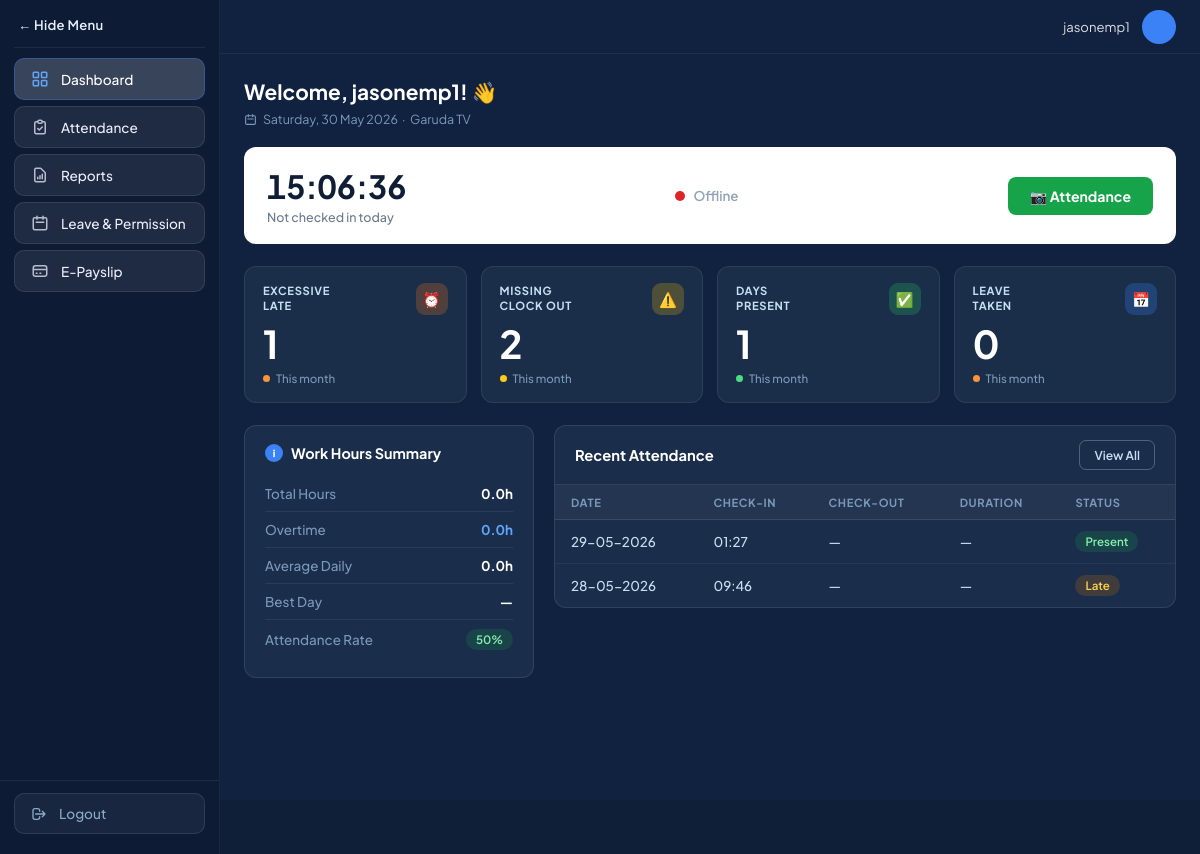
Screenshot of /employee/dashboard/ (signed in) with the database file from the repository.
### employee/models.py (models this page shows, shortened)
class Attendance(models.Model):
    STATUS_CHOICES = (
        ('present', 'Present'),
        ('late',    'Late'),
        ('absent',  'Absent'),
        ('leave',   'Leave'),
    )
    user             = models.ForeignKey(User, on_delete=models.CASCADE, related_name='attendances')
    date             = models.DateField()
    check_in         = models.DateTimeField(null=True, blank=True)
    check_in_lat     = models.FloatField(null=True, blank=True)
    check_in_lng     = models.FloatField(null=True, blank=True)
    check_in_address = models.TextField(blank=True)
    check_out         = models.DateTimeField(null=True, blank=True)
    check_out_lat     = models.FloatField(null=True, blank=True)
    check_out_lng     = models.FloatField(null=True, blank=True)
    check_out_address = models.TextField(blank=True)
    status = models.CharField(max_length=20, choices=STATUS_CHOICES, default='present')
    note   = models.TextField(blank=True)
    photo_checkin  = models.ImageField(upload_to='attendance/checkin/',  null=True, blank=True)
    photo_checkout = models.ImageField(upload_to='attendance/checkout/', null=True, blank=True)
    created_at = models.DateTimeField(auto_now_add=True)
    updated_at = models.DateTimeField(auto_now=True)
    class Meta:
        ordering            = ['-date']
        unique_together     = ('user', 'date')
        verbose_name        = 'Attendance'
        verbose_name_plural = 'Attendances'
    @property
    def duration(self) -> str | None:
        if self.check_in and self.check_out:
            total   = int((self.check_out - self.check_in).total_seconds())
            hours   = total // 3600
            minutes = (total % 3600) // 60
            return f"{hours}h {minutes}m"
        return None

### employee/views.py (the view)
# urls.py: path('dashboard/', dashboard_redirect, name='dashboard'),
@login_required
def dashboard(request):
    if _get_role(request.user) == 'hrd':
        return redirect('hrd-dashboard')
    today              = timezone.localdate()
    today_attendance   = Attendance.objects.filter(user=request.user, date=today).first()
    recent_attendances = Attendance.objects.filter(user=request.user).order_by('-date')[:5]
    this_month         = Attendance.objects.filter(
        user=request.user, date__month=today.month, date__year=today.year)
    recent_leaves      = Leave.objects.filter(user=request.user).order_by('-created_at')[:3]
    context = {
        'today':              today,
        'today_attendance':   today_attendance,
        'recent_attendances': recent_attendances,
        'recent_leaves':      recent_leaves,
        'attendance_count':   this_month.count(),
        'ontime_count':       this_month.filter(status='present').count(),
        'late_count':         this_month.filter(status='late').count(),
        'leave_count':        this_month.filter(status='leave').count(),
        'work_summary':       _work_summary(request.user, today),
        'stats':              _stats(request.user, today),
        'company_name':       'Garuda TV',
    }
    return render(request, 'employee/dashboard.html', context)

### employee/views.py (called while the page is built)
def _get_role(user):
    try:
        return user.profile.role
    except Exception:
        return 'hrd' if user.is_staff else 'employee'

def _work_summary(user, today):
    qs = Attendance.objects.filter(
        user=user, date__month=today.month, date__year=today.year,
        check_in__isnull=False, check_out__isnull=False)
    total_min, day_totals = 0, {}
    for att in qs:
        mins = att.duration_minutes
        total_min += mins
        day = att.date.strftime('%A')
        day_totals[day] = day_totals.get(day, 0) + mins
    count    = qs.count() or 1
    overtime = max(0, total_min - count * 480)
    best     = max(day_totals, key=day_totals.get) if day_totals else '—'
    best_h   = round(day_totals.get(best, 0) / 60, 1) if day_totals else 0
    return {
        'total_hours':     f'{round(total_min/60,1)}h',
        'overtime':        f'{round(overtime/60,1)}h',
        'avg_daily':       f'{round(total_min/count/60,1)}h',
        'highest_workday': f'{best} ({best_h}h)' if best != '—' else '—',
    }

def _stats(user, today):
    qs = Attendance.objects.filter(
        user=user, date__month=today.month, date__year=today.year)
    return {
        'invalid_location':  0,
        'excessive_late':    qs.filter(status='late').count(),
        'missing_clock_out': qs.filter(check_in__isnull=False, check_out__isnull=True).count(),
        'missing_photo':     qs.filter(photo_checkin='').count(),
    }

### templates/employee/dashboard.html (shortened to what this page needs)
{% extends 'base.html' %}
{% block nav_emp_dashboard %}active{% endblock %}
{% block emp_content %}
<div class="page-welcome">Welcome, {{ user.first_name|default:user.username }}! 👋</div>
<div class="date-label">
    <svg width="13" height="13" fill="none" stroke="currentColor" viewBox="0 0 24 24">
        <path stroke-linecap="round" stroke-linejoin="round" stroke-width="2"
              d="M8 7V3m8 4V3m-9 8h10M5 21h14a2 2 0 002-2V7a2 2 0 00-2-2H5a2 2 0 00-2 2v12a2 2 0 002 2z"/>
    </svg>
    {{ today|date:"l, d F Y" }} &nbsp;·&nbsp; Garuda TV
</div>
<div class="checkin-panel">
    <div>
        <div class="ci-time" id="live-clock">00:00:00</div>
        <div class="ci-label" id="ci-label">
            {% if today_attendance and today_attendance.check_in %}
                {% if today_attendance.check_out %}
                    Checked out at {{ today_attendance.check_out|time:"H:i" }}
                {% else %}
                    Checked in at {{ today_attendance.check_in|time:"H:i" }}
                {% endif %}
            {% else %}
                Not checked in today
            {% endif %}
        </div>
    </div>
    <div class="ci-status">
        {% if today_attendance and today_attendance.check_in and not today_attendance.check_out %}
            <div class="status-dot dot-in"></div>
            <span style="font-size:.84rem;color:#16a34a;font-weight:700;">Working</span>
        {% else %}
            <div class="status-dot dot-out"></div>
            <span style="font-size:.84rem;color:#94a3b8;font-weight:600;">Offline</span>
        {% endif %}
    </div>
    <div class="ci-actions">
        <a href="{% url 'employee-checkin' %}" class="btn-ci">
            📷 Attendance
        </a>
    </div>
</div>
<div class="stat-cards-row">
    <div class="stat-card">
        <div class="sc-top">
            <div class="sc-label">Excessive<br>Late</div>
            <div class="sc-badge sb-orange">⏰</div>
        </div>
        <div class="sc-value">{{ stats.excessive_late|default:"0" }}</div>
        <div class="sc-footer"><div class="dot-o"></div>This month</div>
    </div>
    <div class="stat-card">
        <div class="sc-top">
            <div class="sc-label">Missing<br>Clock Out</div>
            <div class="sc-badge sb-yellow">⚠️</div>
        </div>
        <div class="sc-value">{{ stats.missing_clock_out|default:"0" }}</div>
        <div class="sc-footer"><div class="dot-y"></div>This month</div>
    </div>
    <div class="stat-card">
        <div class="sc-top">
            <div class="sc-label">Days<br>Present</div>
            <div class="sc-badge sb-green">✅</div>
        </div>
        <div class="sc-value">{{ ontime_count|default:"0" }}</div>
        <div class="sc-footer"><div class="dot-g"></div>This month</div>
    </div>
    <div class="stat-card">
        <div class="sc-top">
            <div class="sc-label">Leave<br>Taken</div>
            <div class="sc-badge sb-blue">📅</div>
        </div>
        <div class="sc-value">{{ leave_count|default:"0" }}</div>
        <div class="sc-footer"><div class="dot-o"></div>This month</div>
    </div>
</div>
<div class="bottom-grid">
    <div class="ws-card">
        <div class="ws-title">
            <span class="ws-title-icon">i</span>
            Work Hours Summary
        </div>
        <div class="ws-row">
            <span class="ws-lbl">Total Hours</span>
            <span class="ws-val">{{ work_summary.total_hours|default:"0h" }}</span>
        </div>
        <div class="ws-row">
            <span class="ws-lbl">Overtime</span>
            <span class="ws-val" style="color:#60a5fa;">{{ work_summary.overtime|default:"0h" }}</span>
        </div>
        <div class="ws-row">
            <span class="ws-lbl">Average Daily</span>
            <span class="ws-val">{{ work_summary.avg_daily|default:"0h" }}</span>
        </div>
        <div class="ws-row">
            <span class="ws-lbl">Best Day</span>
            <span class="ws-val">{{ work_summary.highest_workday|default:"—" }}</span>
        </div>
        <div class="ws-row">
            <span class="ws-lbl">Attendance Rate</span>
            <span class="ws-val">
                {% if attendance_count %}
                    <span class="badge badge-green">
                        {% widthratio ontime_count attendance_count 100 %}%
                    </span>
                {% else %}
                    <span class="badge badge-gray" style="color:#7a99b8;">—</span>
                {% endif %}
            </span>
        </div>
    </div>
    <div class="att-card">
        <div class="att-card-hdr">
            <h3>Recent Attendance</h3>
            <a href="{% url 'employee-reports' %}" class="btn-view-all">View All</a>
        </div>
        <div class="table-wrap">
            <table>
                <thead>
                    <tr>
                        <th>Date</th>
                        <th>Check-In</th>
                        <th>Check-Out</th>
                        <th>Duration</th>
                        <th>Status</th>
                    </tr>
                </thead>
                <tbody>
                    {% for att in recent_attendances %}
                    <tr>
                        <td>{{ att.date|date:"d-m-Y" }}</td>
                        <td>{{ att.check_in|time:"H:i"|default:"—" }}</td>
                        <td>{{ att.check_out|time:"H:i"|default:"—" }}</td>
                        <td>{{ att.duration|default:"—" }}</td>
                        <td>
                            {% if att.status == 'present' %}
                                <span class="badge badge-green">Present</span>
                            {% elif att.status == 'late' %}
                                <span class="badge badge-yellow">Late</span>
                            {% elif att.status == 'absent' %}
                                <span class="badge badge-red">Absent</span>
                            {% elif att.status == 'leave' %}
                                <span class="badge badge-blue">Leave</span>
                            {% else %}
                                <span class="badge badge-gray">—</span>
                            {% endif %}
                        </td>
                    </tr>
                    {% endfor %}
                </tbody>
            </table>
        </div>
    </div>
</div>
{% endblock %}

### templates/base.html (shortened to what this page needs)
<html lang="en">
<head>
    {% load static %}
</head>
<body class="pov-{% if request.user.is_authenticated and request.user.profile %}{{ request.user.profile.role }}{% else %}unknown{% endif %}">
{% if request.user.is_authenticated and request.user.profile and request.user.profile.role == 'employee' %}
    <aside class="sidebar" id="sidebar">
        <div class="sidebar-top">
            <button class="hide-menu-btn" id="hide-menu-btn">&#8592; Hide Menu</button>
            <a href="{% url 'employee-dashboard' %}" class="nav-item {% block nav_emp_dashboard %}{% endblock %}">
                Dashboard
            </a>
            <a href="{% url 'employee-checkin' %}" class="nav-item {% block nav_emp_attendance %}{% endblock %}">
                <svg class="nav-icon" fill="none" stroke="currentColor" viewBox="0 0 24 24">
                    <path stroke-linecap="round" stroke-linejoin="round" stroke-width="2" d="M9 5H7a2 2 0 00-2 2v12a2 2 0 002 2h10a2 2 0 002-2V7a2 2 0 00-2-2h-2M9 5a2 2 0 002 2h2a2 2 0 002-2M9 5a2 2 0 012-2h2a2 2 0 012 2m-6 9l2 2 4-4"/>
                </svg>
                Attendance
            </a>
            <a href="{% url 'employee-reports' %}" class="nav-item {% block nav_emp_reports %}{% endblock %}">
                <svg class="nav-icon" fill="none" stroke="currentColor" viewBox="0 0 24 24">
                    <path stroke-linecap="round" stroke-linejoin="round" stroke-width="2" d="M9 17v-2m3 2v-4m3 4v-6m2 10H7a2 2 0 01-2-2V5a2 2 0 012-2h5.586a1 1 0 01.707.293l5.414 5.414a1 1 0 01.293.707V19a2 2 0 01-2 2z"/>
                </svg>
                Reports
            </a>
            <a href="{% url 'employee-leave' %}" class="nav-item {% block nav_emp_leave %}{% endblock %}">
                <svg class="nav-icon" fill="none" stroke="currentColor" viewBox="0 0 24 24">
                    <path stroke-linecap="round" stroke-linejoin="round" stroke-width="2" d="M8 7V3m8 4V3m-9 8h10M5 21h14a2 2 0 002-2V7a2 2 0 00-2-2H5a2 2 0 00-2 2v12a2 2 0 002 2z"/>
                </svg>
                Leave &amp; Permission
            </a>
            <a href="{% url 'employee-payroll' %}" class="nav-item {% block nav_emp_payroll %}{% endblock %}">
                <svg class="nav-icon" fill="none" stroke="currentColor" viewBox="0 0 24 24">
                    <path stroke-linecap="round" stroke-linejoin="round" stroke-width="2" d="M3 10h18M7 15h1m4 0h1m-7 4h12a3 3 0 003-3V8a3 3 0 00-3-3H6a3 3 0 00-3 3v8a3 3 0 003 3z"/>
                </svg>
                E-Payslip
            </a>
        </div>
        <div class="sidebar-bottom">
            <form method="post" action="{% url 'logout' %}" style="margin:0">
                <button type="submit" class="logout-link">
                    <svg width="16" height="16" fill="none" stroke="currentColor" viewBox="0 0 24 24">
                        <path stroke-linecap="round" stroke-linejoin="round" stroke-width="2" d="M17 16l4-4m0 0l-4-4m4 4H7m6 4v1a3 3 0 01-3 3H6a3 3 0 01-3-3V7a3 3 0 013-3h4a3 3 0 013 3v1"/>
                    </svg>
                    Logout
                </button>
            </form>
        </div>
    </aside>
    <header class="topbar" id="topbar">
        <div class="topbar-right">
            <span class="user-name">{{ user.get_full_name|default:user.username }}</span>
            <a href="{% url 'employee-profile' %}" class="user-avatar">
            </a>
        </div>
    </header>
    <main class="main" id="main">
        {% block emp_content %}{% endblock %}
    </main>
{% else %}
    <div class="error-box">
        <h2>Access Denied</h2>
        <p>Your account does not have a valid role or your session has expired. Please login again or contact the administrator.</p>
        <a href="{% url 'login' %}">Back to Login</a>
    </div>
{% endif %}
</body>
</html>

### rows the page displays
Attendance: date "29-05-2026", check_in "01:27", check_out "—", duration "—", status "Present"
Attendance: date "28-05-2026", check_in "09:46", check_out "—", duration "—", status "Late"

### other values shown
{{ user.get_full_name|default:user.username }} "jasonemp1"
{{ user.first_name|default:user.username }} "jasonemp1"
{{ today|date:"l, d F Y" }} "Saturday, 30 May 2026"
{{ stats.excessive_late|default:"0" }} "1"
{{ stats.missing_clock_out|default:"0" }} "2"
{{ ontime_count|default:"0" }} "1"
{{ leave_count|default:"0" }} "0"
{{ work_summary.total_hours|default:"0h" }} "0.0h"
{{ work_summary.overtime|default:"0h" }} "0.0h"
{{ work_summary.avg_daily|default:"0h" }} "0.0h"
{{ work_summary.highest_workday|default:"—" }} "—"
